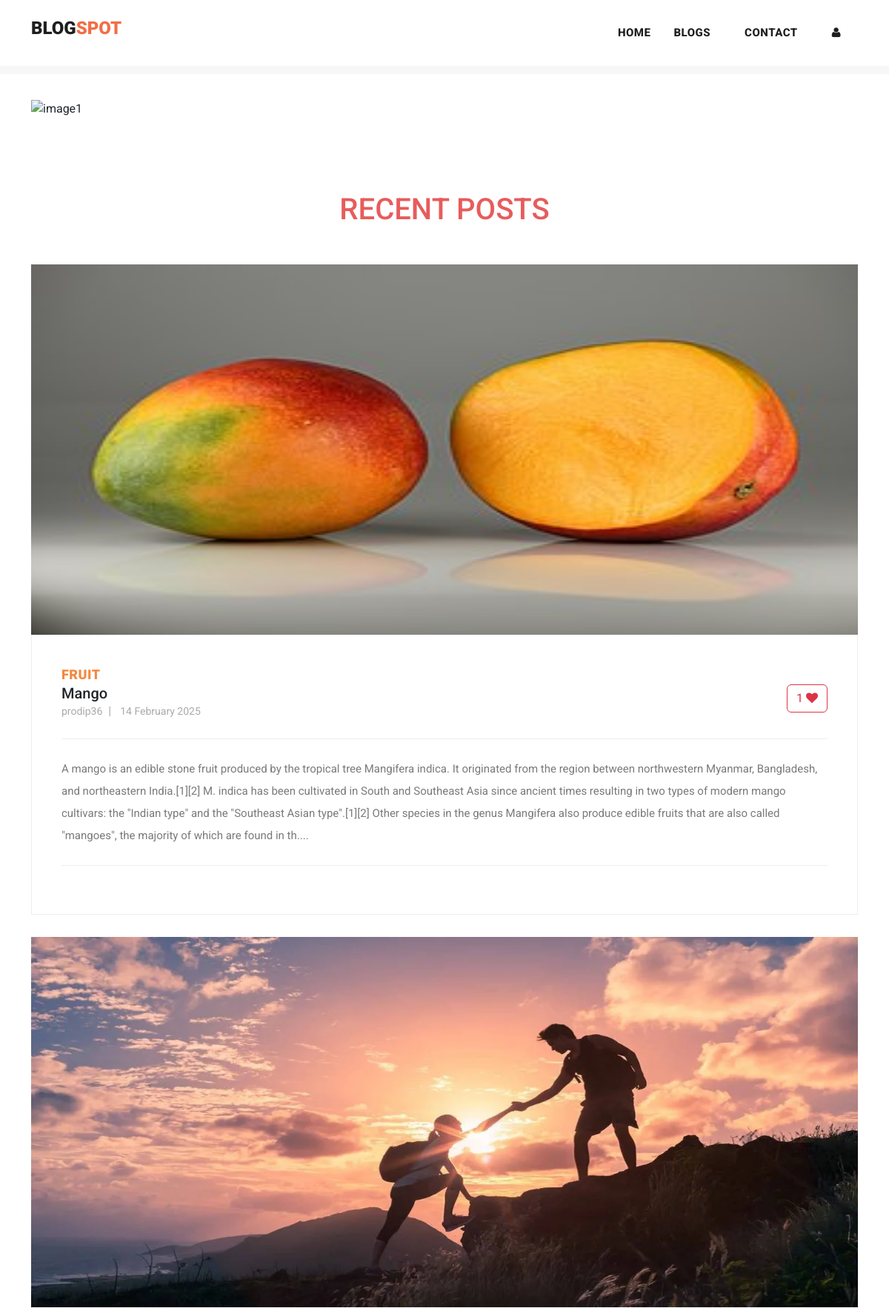
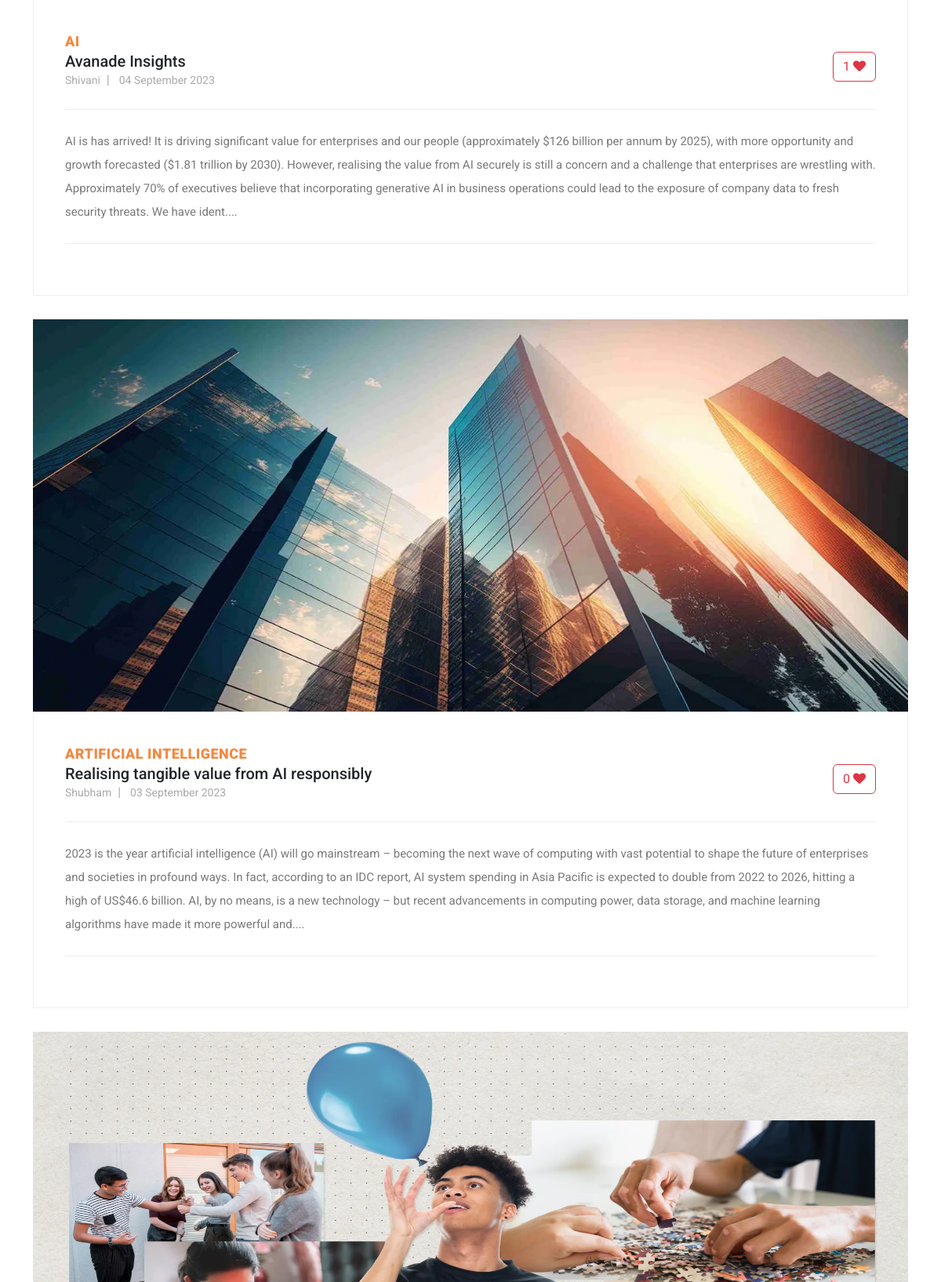
Page /blog (upper part) on the committed database (2 pictures, top to bottom).
### myapp/models.py (models this page shows, shortened)
class Post(models.Model):
    postname = models.CharField(max_length=600)
    category = models.CharField(max_length=600)
    image = models.ImageField(upload_to='images/posts',blank=True,null=True)
    content = models.CharField(max_length=100000)
    time = models.CharField(default=time,max_length=100, blank=True)
    likes = models.IntegerField(null=True,blank=True,default=0)
    user = models.ForeignKey(User,on_delete=models.CASCADE)

### myapp/views.py (the view)
# urls.py: path("blog",views.blog,name="blog"),
def blog(request):
    return render(request,"blog.html",{
            'posts':Post.objects.filter(user_id=request.user.id).order_by("id").reverse(),
            'top_posts':Post.objects.all().order_by("-likes"),
            'recent_posts':Post.objects.all().order_by("-id"),
            'user':request.user,
            'media_url':settings.MEDIA_URL
        })

### templates/blog.html (shortened to what this page needs)
{% load static %}
<!DOCTYPE html>
<html lang="en">
<head>
  <link href="{% static 'vendor/bootstrap/css/bootstrap.min.css' %}" rel="stylesheet">
  <link href="https://cdn.jsdelivr.net/npm/bootstrap@5.3.1/dist/css/bootstrap.min.css" rel="stylesheet"
>
  <link rel="stylesheet" href="{% static 'assets/css/fontawesome.css' %}">
  <link rel="stylesheet" href="{% static 'assets/css/templatemo-stand-blog.css' %}">
  <link rel="stylesheet" href="{% static 'assets/css/owl.css' %}">
  <link rel="stylesheet" href="{% static 'assets/css/styles.css' %}">
</head>
<body>
  {%include 'header.html'%}
  <div class="container mt-5 carousel">
    <div id="carouselExampleCaptions" class="carousel slide">
      <div class="carousel-indicators">
        <button type="button" data-bs-target="#carouselExampleCaptions" data-bs-slide-to="0" class="active"
          aria-current="true" aria-label="Slide 1"></button>
        <button type="button" data-bs-target="#carouselExampleCaptions" data-bs-slide-to="1"
          aria-label="Slide 2"></button>
        <button type="button" data-bs-target="#carouselExampleCaptions" data-bs-slide-to="2"
          aria-label="Slide 3"></button>
        <button type="button" data-bs-target="#carouselExampleCaptions" data-bs-slide-to="3"
          aria-label="Slide 4"></button>
      </div>
      <div class="carousel-inner">
        <div class="carousel-item active">
          <img src="{% static 'assets/images/img1.jpg' %}" alt="image1">
          <div class="carousel-caption d-none d-md-block">
          </div>
        </div>
      </div>
      <button class="carousel-control-prev" type="button" data-bs-target="#carouselExampleCaptions"
        data-bs-slide="prev">
        <span class="carousel-control-prev-icon" aria-hidden="true"></span>
      </button>
      <button class="carousel-control-next" type="button" data-bs-target="#carouselExampleCaptions"
        data-bs-slide="next">
        <span class="carousel-control-next-icon" aria-hidden="true"></span>
      </button>
    </div>
  </div>
  <section class="blog-posts">
    <div class="container">
      <h3 class="text-center" style="margin: 50px; font-size: 40px; color: rgb(231, 92, 92);">RECENT POSTS</h3>
      <div class="row">
        <div class="col-lg-12">
          <div class="all-blog-posts">
            <div class="row">
              {% for post in recent_posts %}
              <div class="col-lg-12">
                <div class="blog-post">
                  <div class="blog-thumb">
                    <img src="{{media_url}}{{post.image}}" alt="" style="height: 500px;">
                  </div>
                  <div class="down-content">
                    <span>{{post.category}}</span>
                    <form method="post" action="{% url 'increaselikes' post.id %}">
                      <button class="float-right btn btn-outline-danger" type="submit ">
                        {{post.likes}} <i class="fa fa-heart"></i></button>
                    </form>
                    <a href="{% url 'post' post.id %}" class="text-decoration-none text-dark">
                      <h5>{{post.postname}}</h5>
                    </a>
                    <ul class="post-info">
                      <li><a href="#">{{post.user}}</a></li>
                      <li><a href="#">{{post.time}}</a></li>
                    </ul>
                    <p style="max-width: 100%;">{{post.content|slice:"0:500"}}....</p>
                  </div>
                </div>
              </div>
              {% endfor %}
            </div>
          </div>
        </div>
      </div>
    </div>
  </section>
</body>
</html>

### static/assets/css/templatemo-stand-blog.css (style rules this page uses)
body { font-family: 'Roboto', sans-serif; overflow-x: hidden; text-rendering: optimizeLegibility; -webkit-font-smoothing: antialiased; -moz-osx-font-smoothing: grayscale; }
p { margin-bottom: 0px; font-size: 15px; font-weight: 400; color: #7a7a7a; line-height: 30px; }
a { text-decoration: none!important; }
ul { padding: 0; margin: 0; list-style: none; }
h1,h2,h3,h4,h5,h6 { margin: 0px; }
.blog-posts { margin-top: 100px; }
.blog-posts .blog-post { margin-bottom: 30px; }
.blog-posts .blog-thumb img { width: 100%; overflow: hidden; }
.blog-posts .down-content { padding: 40px; border-right: 1px solid #eee; border-left: 1px solid #eee; border-bottom: 1px solid #eee; }
.blog-posts .down-content span { font-size: 18px; text-transform: uppercase; letter-spacing: 0.5px; font-weight: 900; color: #f48840; }
.blog-posts .down-content ul.post-info li { display: inline-block; margin-right: 8px; }
.blog-posts .down-content ul.post-info li:after { content: '|'; color: #aaa; margin-left: 8px; }
.blog-posts .down-content ul.post-info li:last-child::after { display: none; }
.blog-posts .down-content ul.post-info li a { font-size: 14px; color: #aaa; font-weight: 400; transition: all .3s; }
.blog-posts .down-content p { padding: 25px 0px; margin: 25px 0px; border-top: 1px solid #eee; border-bottom: 1px solid #eee; }

### static/assets/css/styles.css (style rules this page uses)
.carousel img { width: 100%; height: 700px; }
.blog-posts .blog-post img, .blog-post img { height: 300px; }

### templates/footer.html (style rules this page uses)
li { text-decoration: none; text-align: left; }
li a { color: rgb(153, 147, 147); }

### rows in the picture
Post: image (picture), category "FRUIT", likes "1", postname "Mango", user "prodip36", time "14 February 2025", content "A mango is an edible stone fruit produced by the tropical tree Mangifera indica. It originated from the region between northwestern Myanmar, Bangladesh, and northeastern India.[1][2] M. indica has been cultivated in South and Southeast Asia since ancient times resulting in two types of modern mango cultivars: the \"Indian type\" and the \"Southeast Asian type\".[1][2] Other species in the genus Mangifera also produce edible fruits that are also called \"mangoes\", the majority of which are found in th"
Post: image (picture), category "AI", likes "1", postname "Avanade Insights", user "Shivani", time "04 September 2023", content "AI is has arrived! It is driving significant value for enterprises and our people (approximately $126 billion per annum by 2025), with more opportunity and growth forecasted ($1.81 trillion by 2030). However, realising the value from AI securely is still a concern and a challenge that enterprises are wrestling with. Approximately 70% of executives believe that incorporating generative AI in business operations could lead to the exposure of company data to fresh security threats. We have ident"
Post: image (picture), category "ARTIFICIAL INTELLIGENCE", likes "0", postname "Realising tangible value from AI responsibly", user "Shubham", time "03 September 2023", content "2023 is the year artificial intelligence (AI) will go mainstream – becoming the next wave of computing with vast potential to shape the future of enterprises and societies in profound ways. In fact, according to an IDC report, AI system spending in Asia Pacific is expected to double from 2022 to 2026, hitting a high of US$46.6 billion. AI, by no means, is a new technology – but recent advancements in computing power, data storage, and machine learning algorithms have made it more powerful and"
Post: image (picture)
